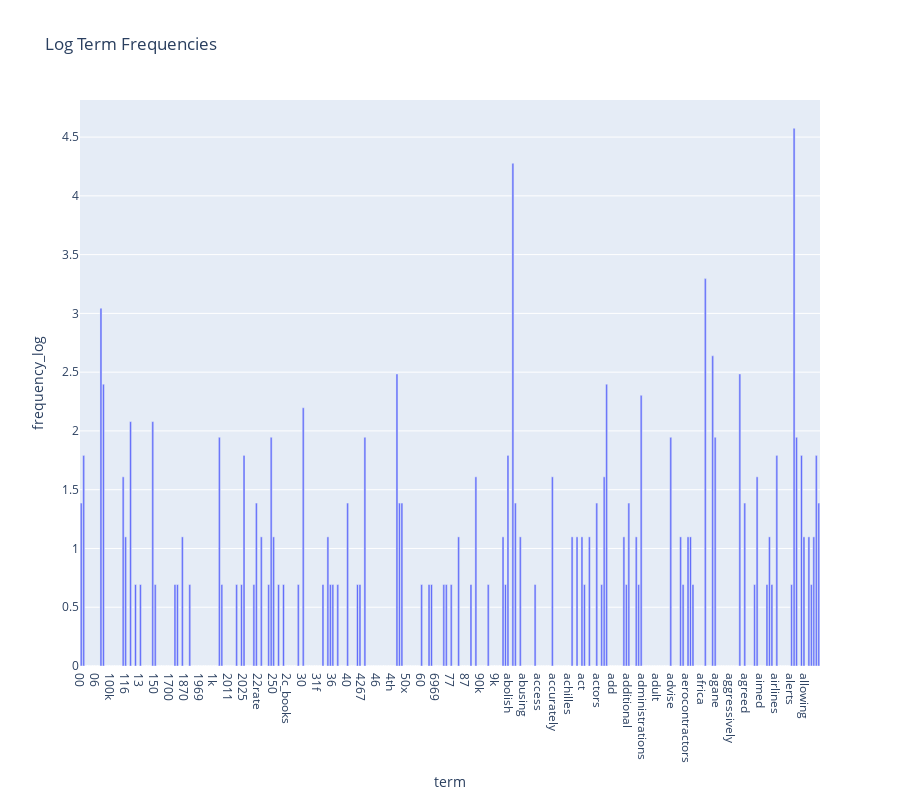

The cell this chart's notebook holds for it:
### Code cell
df_freq['frequency_log'] = term_frequencies_log
fig = px.bar(df_freq[:300],
                x='term', y='frequency_log',
                title='Log Term Frequencies',
                height=800)
fig.show()

### Figure 1 — Plotly figure (JSON) as saved in the notebook; plotly's stock layout.template omitted (floating-point values rounded to 4 significant figures; data arrays with more than 128 entries replaced by an {"elided": "..."} marker saying what was removed)
{"data": [{"hovertemplate": "term=%{x}<br>frequency_log=%{y}<extra></extra>", "legendgroup": "", "marker": {"color": "#636efa", "pattern": {"shape": ""}}, "name": "", "orientation": "v", "showlegend": false, "textposition": "auto", "type": "bar", "x": {"elided": "300 str values"}, "xaxis": "x", "y": {"elided": "300 float values"}, "yaxis": "y"}], "layout": {"barmode": "relative", "height": 800, "legend": {"tracegroupgap": 0}, "title": {"text": "Log Term Frequencies"}, "xaxis": {"anchor": "y", "domain": [0, 1], "title": {"text": "term"}}, "yaxis": {"anchor": "x", "domain": [0, 1], "title": {"text": "frequency_log"}}}}
